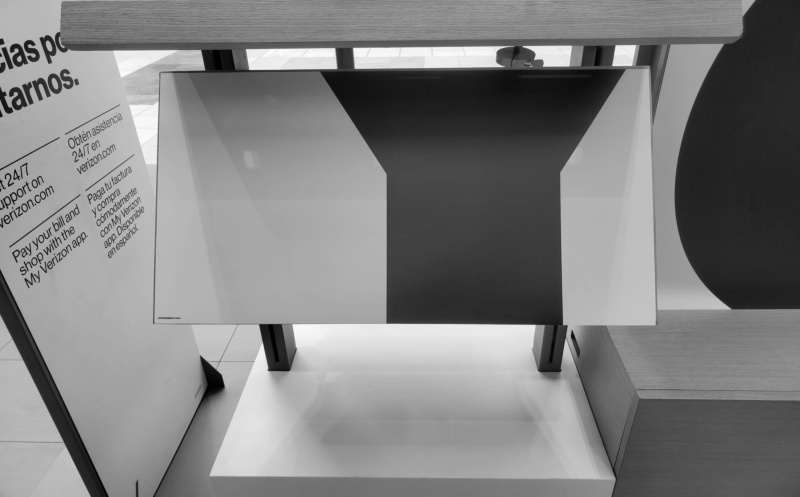
#> input picture 20210604_115029_resized_according_to_APPBARBSBMN24x150421.jpg, 800 x 497 px; its folder holds only this picture in this run
$ python -i img_utils.py   (imports and definitions only)   (older library calls are emulated)
#> lines starting #> are read from the running program, lines starting #| are printed output that depends on the picture
#> further down, picture is the input picture: shape (497, 800, 3); min 0, max 254, mean 128.4
from __future__ import print_function
from logging import exception
import cv2
import matplotlib.pyplot as plt
import numpy as np
import torch
import os
import shutil
from skimage.transform import resize as skimage_resize


"""
Utility script for general image processing tasks
"""

# [320 lines left out: functions resize_img1_according_to_img2, plot_two_img_matplotlib, plot_img_matplotlib, plot_img_opencv, plot_x_y_matplotlib, Normalize_img_by_min_max and 12 more, not called in this run]

def Adjust_Lumin_Condition_CLAHE(img):

    lab = cv2.cvtColor(img, cv2.COLOR_BGR2LAB)
#> lab: shape (497, 800, 3); mean of channels 0, 1, 2 134.5, 128, 128
    l, a, b = cv2.split(lab)
#> a: shape (497, 800); every value is 128

    # Applying CLAHE to L-channel
    clahe = cv2.createCLAHE(clipLimit=3.0, tileGridSize=(8, 8))

    cl = clahe.apply(l)
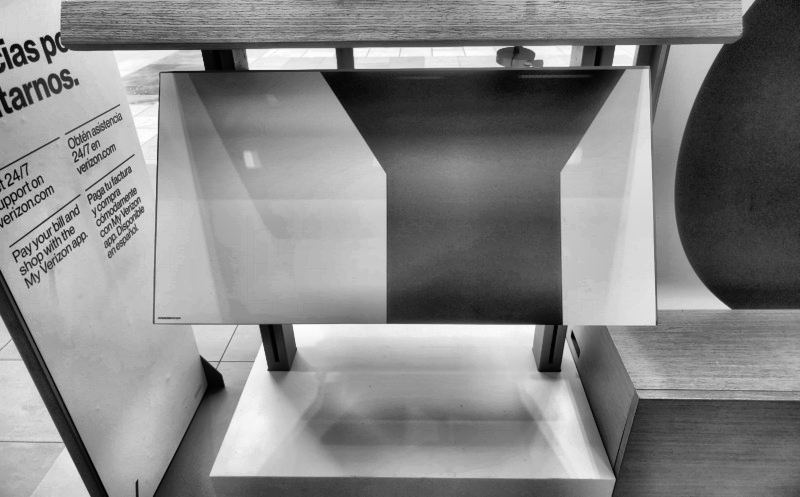
#> cl: shape (497, 800); min 0, max 255, mean 133.6

    limg = cv2.merge((cl, a, b))
#> limg: shape (497, 800, 3); mean of channels 0, 1, 2 133.6, 128, 128

    final = cv2.cvtColor(limg, cv2.COLOR_LAB2BGR)

    return final

# [320 lines left out: functions intersection_over_union, nms, translate, rotate, rotate_bound, skeletonize and 6 more, not called in this run]

>>> import cv2
>>> picture = cv2.imread('20210604_115029_resized_according_to_APPBARBSBMN24x150421.jpg')
>>> result = Adjust_Lumin_Condition_CLAHE(picture)
